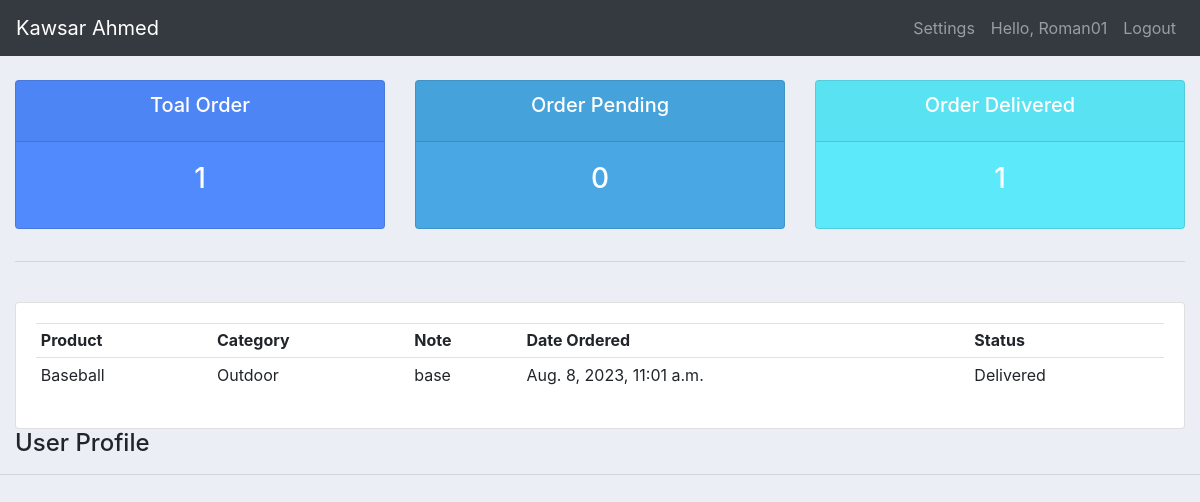
The page /user/ (signed in) on the database as committed earlier.
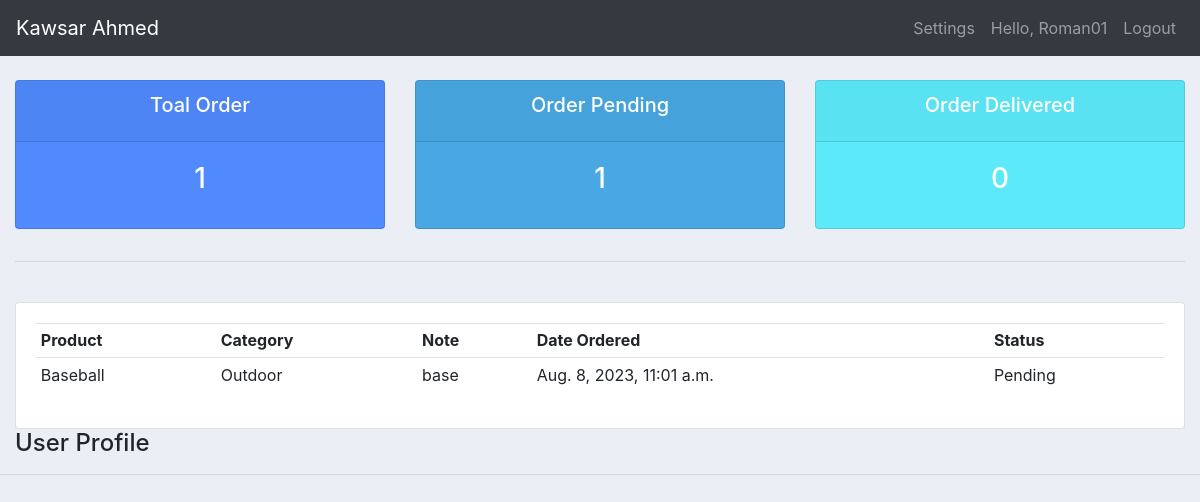
The same page on the database as committed later.
### myapp/models.py (models this page shows, shortened)
class Order(models.Model):
    STATUS      = (
                ('Delivered','Delivered'),
                ('Pending','Pending'),
                ('Out For Delivery','Out For Delivery'),
            )
    customer     = models.ForeignKey(Customer, null=True, on_delete=models.SET_NULL)
    product      =  models.ForeignKey(Product, null=True, on_delete=models.SET_NULL)
    status       = models.CharField(max_length=500, null=True, choices=STATUS)
    note         = models.CharField(max_length=5000, null=True)
    date_created = models.DateTimeField(auto_now_add=True, null=True)

class Product(models.Model):
    CATEGORY = (
        ('Indoor', 'Indoor'),
        ('Outdoor', 'Outdoor'),
    )
    name         = models.CharField(max_length=20, null=True)
    price        = models.FloatField(max_length=4, null=True)
    category     = models.CharField(max_length=500, null=True, choices=CATEGORY)
    description  = models.CharField(max_length=300, null=True, blank=True)
    date_created = models.DateTimeField(auto_now_add=True, null=True)
    tags         = models.ManyToManyField(Tag)

### myapp/decorators.py (the view)
        def wrapper_func(request, *args, **kwargs):
            group = None
            if request.user.groups.exists():
                group = request.user.groups.all()[0].name
            if group in allowed_roles:
                return view_func(request, *args, **kwargs)
            else:
                return render(request, 'accounts/notallow.html')

### myapp/views.py (called while the page is built)
@allowerd_users(allowed_roles=['customer'])
def userPage(request):
    orders = request.user.customer.order_set.all()
    total_orders = orders.count()
    delivered = orders.filter(status='Delivered').count()
    pending   = orders.filter(status='Pending').count()
    context = {
        'orders':orders,
        'total_orders':total_orders,
        'delivered':delivered,
        'pending':pending,
        }
    return render(request, 'accounts/user.html', context)

### templates/accounts/user.html (shortened to what this page needs)
{% extends 'base.html' %}
{% block body %}
{% include 'accounts/status.html' %}
<hr>
<br>
<div class="row">
    <div class="col-md">
        <div class="card card-body">
            <table class="table table-sm">
                <tr>
                    <th>Product</th>
                    <th>Category</th>
                    <th>Note</th>
                    <th>Date Ordered</th>
                    <th>Status</th>
                </tr>
                {% for order in orders %}
                <tr>
                    <td>{{ order.product.name }}</td>
                    <td>{{ order.product.category }}</td>
                    <td>{{ order.note }}</td>
                    <td>{{ order.date_created }}</td>
                    <td>{{ order.status }}</td>
                </tr>
                {% endfor %}
            </table>
        </div>
    </div>
</div>
<h4>User Profile</h4>
{% endblock %}

Rows that differ between the two databases and show on the page:
changed Order "base": status "Delivered" → "Pending"
Other text that changed with them:
{{ pending }}: "0" → "1"
{{ delivered }}: "1" → "0"
